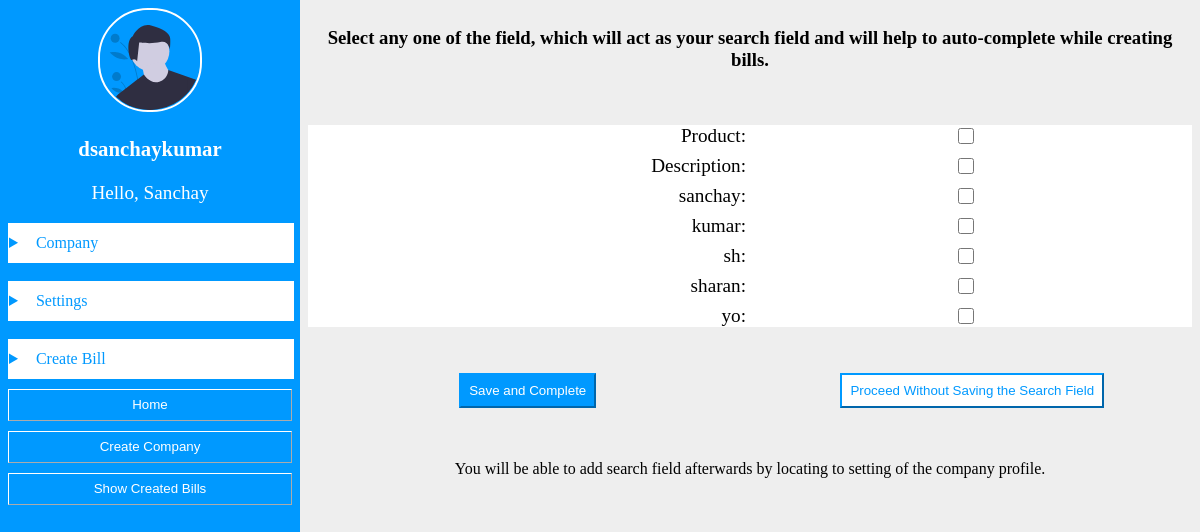
The app's page /settings/company/4/sanchay/summation_field/ (signed in) with its own data.
### authentication/models.py (models this page shows, shortened)
class UserModel(AbstractBaseUser):
    email = models.EmailField(verbose_name='email', unique=True)
    username = models.SlugField(max_length=25, unique=True)
    first_name = models.CharField(max_length=25, blank=False, null=False)
    last_name = models.CharField(max_length=25, blank=True, null=True)
    city = models.CharField(max_length=30, blank=False, null=False)
    state = models.CharField(max_length=30, blank=False, null=False)
    avatar = models.ImageField(verbose_name='avatar', upload_to='profile/pic/', blank=False, null=False)
    date_joined = models.DateTimeField(auto_now_add=True)
    active = models.BooleanField(default=False)
    is_superuser = models.BooleanField(default=False)
    is_staff = models.BooleanField(default=False)
    objects = UserManager()
    USERNAME_FIELD = 'email'
    REQUIRED_FIELDS = ['first_name', 'city', 'state']
    def get_absolute_url(self):
        return reverse('authentication:profile_url')

### company/models.py (models this page shows)
class BillTitle(models.Model):
    company = models.ForeignKey(Company, on_delete=models.CASCADE, related_name='bill_company_title')
    title1 = models.CharField(max_length=10)
    title2 = models.CharField(max_length=10, blank=True, null=True)
    title3 = models.CharField(max_length=10, blank=True, null=True)
    title4 = models.CharField(max_length=10, blank=True, null=True)
    title5 = models.CharField(max_length=10, blank=True, null=True)
    created = models.DateTimeField(auto_now_add=True)
    active = models.BooleanField(default=True)
    class Meta:
        verbose_name = 'Bill Title'
        verbose_name_plural = 'Bill Titles'

### essentials/views.py (the view, shortened to what this page needs)
# urls.py: path('summation_field/', AddSummationField.as_view(), name='add_summation_field'),
class AddSummationField(LoginRequiredMixin, View):
    def get(self, request, pk, slug):
        company = Company.objects.filter(user=request.user, active=True)
        c = company.get(pk=pk, slug=slug)
        title = AddDefaultData.get_title(c)
        summation_fields = []
        if r.exists('{}::summation_field'.format(pk)):
            summation_fields = r.smembers('{}::summation_field'.format(pk))
            summation_fields = [i.decode() for i in summation_fields]
        return render(request, 'settings/add_summation_field.html', {'list': title, 'summation_field': summation_fields})

### essentials/views.py (called while the page is built)
    @classmethod
    def get_title(cls, company) -> list:
        titles = []
        bill_title = BillTitle.objects.filter(company=company, active=True)
        for bill in bill_title.iterator():
            if bill.title1:
                titles.append(bill.title1)
            if bill.title2:
                titles.append(bill.title2)
            if bill.title3:
                titles.append(bill.title3)
            if bill.title4:
                titles.append(bill.title4)
            if bill.title5:
                titles.append(bill.title5)
        return titles

### essentials/templates/settings/add_summation_field.html (shortened to what this page needs)
{% extends 'base/base.html' %}
{% load static %}
{% block link %}<link rel="stylesheet" href="{% static 'css/base/base.css' %}"/>{% endblock link%}
{% block right %}
	<div class="search-field-msg">
		<h3>Select any one of the field, which will act as your search field and will help to auto-complete while creating bills.</h3>
	</div><br><br>
		<form action="." method="post">
			<div class="search-field-main">
                {% for l in list %}
					{% if l in summation_field %}
						<label>{{ l }}: </label>
						<input type="checkbox" name="n" id="{{ l }}" value="{{ l }}" checked/>
					{% else %}
						<label>{{ l }}: </label>
						<input type="checkbox" name="n" id="{{ l }}" value="{{ l }}"/>
					{% endif %}
                {% endfor %}
			</div><br><br>
			<div class="search-field-btn-class">
				<div class="search-field-btn">
						<button class="search-field-button-submit" type="submit">Save and Complete</button>
				</div>
				<div class="search-field-btn">
						<button class="search-field-button-afterwards">Proceed Without Saving the Search Field</button>
				</div>
			</div>
		</form><br><br>
	<div class="search-field-msg">
		<p>You will be able to add search field afterwards by locating to setting of the company profile.</p>
	</div><br><br>
{% endblock right %}

### authentication/templates/base/base.html (shortened to what this page needs)
{% load static %}
<!DOCTYPE html>
<html>
	<head>
	</head>
	{% block link %}{% endblock link %}
	<body>
		<div class="split" id="split">
			<div class="left">
				<div class="profile-pic">
		<p class="username">{{ user.username }}</p>
		<p class="full-name">Hello, {{ user.first_name }}</p>
		<div class="company-list">
			<details>
				<summary><span class="detail-summary">Company</span></summary>
			</details>
		</div><br>
		<div class="company-list">
			<details>
				<summary><span class="detail-summary">Settings</span></summary>
			</details>
		</div><br>
		<div class="company-list">
			<details>
				<summary><span class="detail-summary">Create Bill</span></summary>
			</details>
		</div>
		<a href="{{ user.get_absolute_url }}"><button class="bill-btn">Home</button></a>
		<a href="{% url 'company:create_company' %}"><button class="bill-btn">Create Company</button></a>
		<button class="bill-btn">Show Created Bills</button>
		</div>
			</div>
			<div class="right" id="right">
				{% block right %}
                {% endblock right %}
			</div>
		</div>
	</body>
</html>

### authentication/static/css/base/base.css (style rules this page uses)
body { margin:0; }
.split { display:grid; grid-template-rows:auto auto; height:100%; }
.left { background:#0099ff; padding:8px; }
.right { background:#eee; overflow-y: none; padding:8px; }
.profile-pic { width:100%; height:100%; text-align:center; }
.profile-img { width:100px; height:100px; border-radius:50px; border-color:#fff; border-width:2px; border-style:solid; }
.username { font-size:1.3em; color:#fff; font-weight:900; }
.full-name { color:#fff; font-size:1.2em; }
.company-list { width:100%; border-style:solid; border-width:1px; border-color:#fff; text-align:left; padding-top:10px; padding-bottom:10px; background:#fff; }
details { user-select:none; }
.detail-summary { color:#0099ff; padding-left:10px; }
summary { width:100%; }
summary::marker { color:#0099ff; }
.bill-btn { width:100%; height:2rem; background:#0099ff; border-width:1px; border-color:#fff; margin-top:10px; color:#fff; }
.search-field-main { display:grid; grid-template-columns:repeat(2, 1fr); grid-gap:8px; background:#fff; }
.search-field-main label { text-align:right; font-size:1.2em; }
.search-field-btn-class { display:grid; grid-template-columns:repeat(auto-fit, minmax(20rem, 1fr)); grid-gap:5px; }
.search-field-button-submit { background:#0099ff; color:#fff; padding:8px; border-color:#0099ff; }
.search-field-button-afterwards { background:#fff; color:#0099ff; padding:8px; border-color:#0099ff; }
.search-field-btn { text-align:center; margin-top:10px; }
.search-field-msg { text-align:center; }
input { width:95%; line-height:2.2em; border-radius:5px; border-width:0; background:#eee; padding:5px; }
@media screen and (min-width:800px) { .split { display:grid; grid-template-rows:none; grid-template-columns:1fr 3fr; position:fixed; width:100%; height:100%; } }
@media screen and (min-width:800px) { .left { height:100%; } }
@media screen and (min-width:800px) { .right { overflow-y: auto; } }

### records on screen
UserModel: username "dsanchaykumar", first_name "Sanchay"
BillTitle: list "Product" "Description" "sanchay" "kumar" "sh"
BillTitle: list "sharan" "yo"
